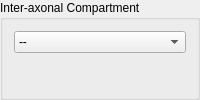
        <widget class="QGroupBox" name="groupBox_5">
         <property name="title">
          <string>Inter-axonal Compartment</string>
         </property>
         <layout class="QGridLayout" name="gridLayout_17">
          <item row="0" column="0">
           <widget class="QComboBox" name="m_Compartment2Box">
            <property name="toolTip">
             <string>Select signal model for intra-axonal compartment.</string>
            </property>
            <item>
             <property name="text">
              <string>--</string>
             </property>
            </item>
            <item>
             <property name="text">
              <string>Stick Model</string>
             </property>
            </item>
            <item>
             <property name="text">
              <string>Zeppelin Model</string>
             </property>
            </item>
            <item>
             <property name="text">
              <string>Tensor Model</string>
             </property>
            </item>
           </widget>
          </item>
          <item row="1" column="0">
           <widget class="QmitkZeppelinModelParametersWidget" name="m_ZeppelinWidget2" native="true"/>
          </item>
          <item row="2" column="0">
           <widget class="QmitkStickModelParametersWidget" name="m_StickWidget2" native="true"/>
          </item>
          <item row="3" column="0">
           <widget class="QmitkTensorModelParametersWidget" name="m_TensorWidget2" native="true"/>
          </item>
          <item row="4" column="0">
           <widget class="QmitkPrototypeSignalParametersWidget" name="m_PrototypeWidget2" native="true"/>
          </item>
         </layout>
        </widget>
